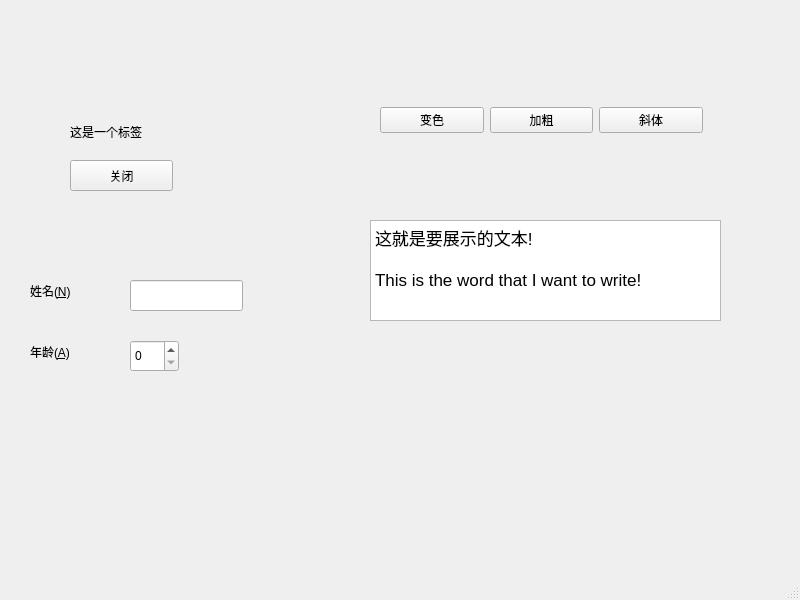
<?xml version="1.0" encoding="UTF-8"?>
<ui version="4.0">
 <class>MainWindow</class>
 <widget class="QMainWindow" name="MainWindow">
  <property name="geometry">
   <rect>
    <x>0</x>
    <y>0</y>
    <width>800</width>
    <height>600</height>
   </rect>
  </property>
  <property name="windowTitle">
   <string>MainWindow</string>
  </property>
  <widget class="QWidget" name="centralwidget">
   <widget class="QTextEdit" name="textEdit">
    <property name="geometry">
     <rect>
      <x>370</x>
      <y>220</y>
      <width>351</width>
      <height>101</height>
     </rect>
    </property>
    <property name="html">
     <string>&lt;!DOCTYPE HTML PUBLIC &quot;-//W3C//DTD HTML 4.0//EN&quot; &quot;http://www.w3.org/TR/REC-html40/strict.dtd&quot;&gt;
&lt;html&gt;&lt;head&gt;&lt;meta name=&quot;qrichtext&quot; content=&quot;1&quot; /&gt;&lt;style type=&quot;text/css&quot;&gt;
p, li { white-space: pre-wrap; }
&lt;/style&gt;&lt;/head&gt;&lt;body style=&quot; font-family:'Microsoft YaHei UI'; font-size:13pt; font-weight:400; font-style:normal;&quot;&gt;
&lt;p style=&quot; margin-top:0px; margin-bottom:0px; margin-left:0px; margin-right:0px; -qt-block-indent:0; text-indent:0px;&quot;&gt;这就是要展示的文本!&lt;/p&gt;
&lt;p style=&quot;-qt-paragraph-type:empty; margin-top:0px; margin-bottom:0px; margin-left:0px; margin-right:0px; -qt-block-indent:0; text-indent:0px;&quot;&gt;&lt;br /&gt;&lt;/p&gt;
&lt;p style=&quot; margin-top:0px; margin-bottom:0px; margin-left:0px; margin-right:0px; -qt-block-indent:0; text-indent:0px;&quot;&gt;This is the word that I want to write!&lt;/p&gt;
&lt;p style=&quot;-qt-paragraph-type:empty; margin-top:0px; margin-bottom:0px; margin-left:0px; margin-right:0px; -qt-block-indent:0; text-indent:0px;&quot;&gt;&lt;br /&gt;&lt;/p&gt;&lt;/body&gt;&lt;/html&gt;</string>
    </property>
   </widget>
   <widget class="QWidget" name="horizontalLayoutWidget">
    <property name="geometry">
     <rect>
      <x>380</x>
      <y>80</y>
      <width>323</width>
      <height>80</height>
     </rect>
    </property>
    <layout class="QHBoxLayout" name="horizontalLayout">
     <item>
      <widget class="QPushButton" name="pushButton">
       <property name="text">
        <string>变色</string>
       </property>
      </widget>
     </item>
     <item>
      <widget class="QPushButton" name="pushButton_2">
       <property name="text">
        <string>加粗</string>
       </property>
      </widget>
     </item>
     <item>
      <widget class="QPushButton" name="pushButton_3">
       <property name="text">
        <string>斜体</string>
       </property>
      </widget>
     </item>
    </layout>
   </widget>
   <widget class="QLabel" name="label">
    <property name="geometry">
     <rect>
      <x>70</x>
      <y>120</y>
      <width>111</width>
      <height>23</height>
     </rect>
    </property>
    <property name="text">
     <string>这是一个标签</string>
    </property>
   </widget>
   <widget class="QPushButton" name="pushButton_4">
    <property name="geometry">
     <rect>
      <x>70</x>
      <y>160</y>
      <width>103</width>
      <height>31</height>
     </rect>
    </property>
    <property name="text">
     <string>关闭</string>
    </property>
   </widget>
   <widget class="QLabel" name="label_2">
    <property name="geometry">
     <rect>
      <x>30</x>
      <y>280</y>
      <width>78</width>
      <height>23</height>
     </rect>
    </property>
    <property name="text">
     <string>&lt;html&gt;&lt;head/&gt;&lt;body&gt;&lt;p&gt;姓名(&amp;amp;N)&lt;/p&gt;&lt;/body&gt;&lt;/html&gt;</string>
    </property>
    <property name="buddy">
     <cstring>lineEdit</cstring>
    </property>
   </widget>
   <widget class="QLabel" name="label_3">
    <property name="geometry">
     <rect>
      <x>30</x>
      <y>340</y>
      <width>78</width>
      <height>23</height>
     </rect>
    </property>
    <property name="text">
     <string>年龄(&amp;A)</string>
    </property>
    <property name="buddy">
     <cstring>spinBox_2</cstring>
    </property>
   </widget>
   <widget class="QSpinBox" name="spinBox_2">
    <property name="geometry">
     <rect>
      <x>130</x>
      <y>340</y>
      <width>49</width>
      <height>32</height>
     </rect>
    </property>
   </widget>
   <widget class="QLineEdit" name="lineEdit">
    <property name="geometry">
     <rect>
      <x>130</x>
      <y>280</y>
      <width>113</width>
      <height>31</height>
     </rect>
    </property>
   </widget>
  </widget>
  <widget class="QStatusBar" name="statusbar"/>
  <widget class="QMenuBar" name="menuBar">
   <property name="geometry">
    <rect>
     <x>0</x>
     <y>0</y>
     <width>800</width>
     <height>28</height>
    </rect>
   </property>
  </widget>
 </widget>
 <tabstops>
  <tabstop>pushButton</tabstop>
  <tabstop>pushButton_2</tabstop>
  <tabstop>pushButton_3</tabstop>
  <tabstop>pushButton_4</tabstop>
  <tabstop>textEdit</tabstop>
  <tabstop>lineEdit</tabstop>
  <tabstop>spinBox_2</tabstop>
 </tabstops>
 <resources/>
 <connections>
  <connection>
   <sender>pushButton_4</sender>
   <signal>clicked()</signal>
   <receiver>MainWindow</receiver>
   <slot>close()</slot>
   <hints>
    <hint type="sourcelabel">
     <x>121</x>
     <y>203</y>
    </hint>
    <hint type="destinationlabel">
     <x>399</x>
     <y>299</y>
    </hint>
   </hints>
  </connection>
 </connections>
</ui>
